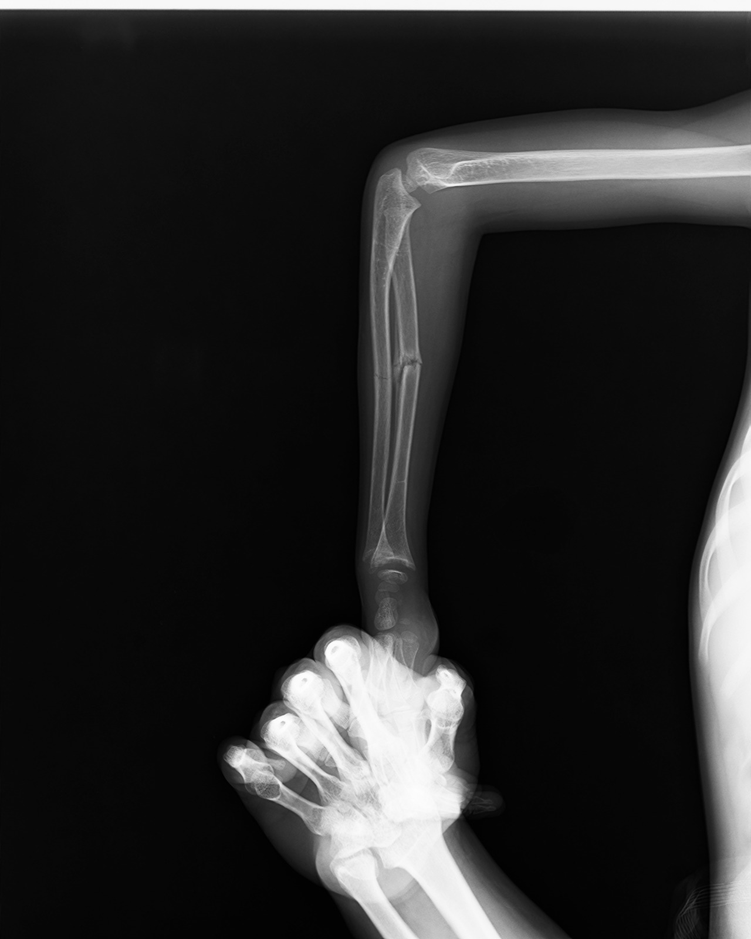
#> input picture ID003-xray_analysis/images/00_original.png, 751 x 939 px, shrunk from 1280 x 1600 before the run, found by its file name
$ python 01_enhance.py
#> lines starting #> are read from the running program, lines starting #| are printed output that depends on the picture
"""Analysis 1: Image enhancement — CLAHE and gamma correction."""
import random
import numpy as np
from PIL import Image
import matplotlib
matplotlib.use('Agg')
import matplotlib.pyplot as plt
import cv2
from skimage import exposure

random.seed(42)
np.random.seed(42)

import os
base = os.path.dirname(os.path.dirname(os.path.abspath(__file__)))
img_path = os.path.join(base, 'images', '00_original.png')
img_out = os.path.join(base, 'images')
meas_out = os.path.join(base, 'measurements')

img = Image.open(img_path).convert('L')
arr = np.array(img, dtype=np.float32)

# CLAHE
arr_uint8 = ((arr - arr.min()) / (arr.max() - arr.min()) * 255).astype(np.uint8)
clahe = cv2.createCLAHE(clipLimit=3.0, tileGridSize=(8, 8))
clahe_result = clahe.apply(arr_uint8)
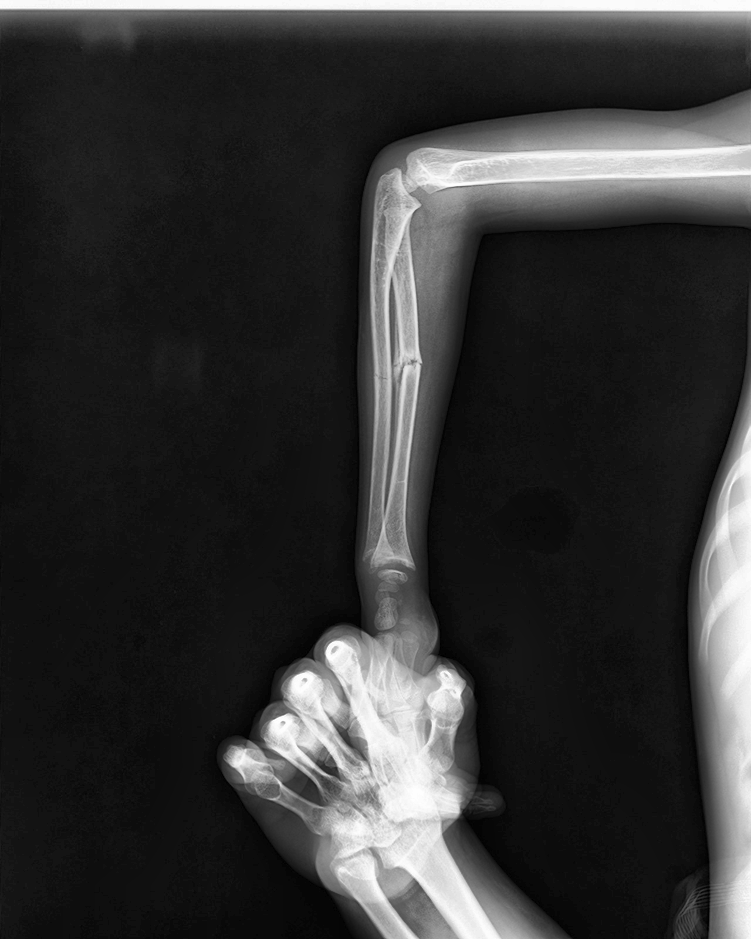
#> clahe_result: shape (939, 751); min 0, max 255, mean 52.5

# Gamma correction (0.5 — brighten)
gamma_arr = 255 * np.power(arr_uint8 / 255.0, 1.0 / 0.5)
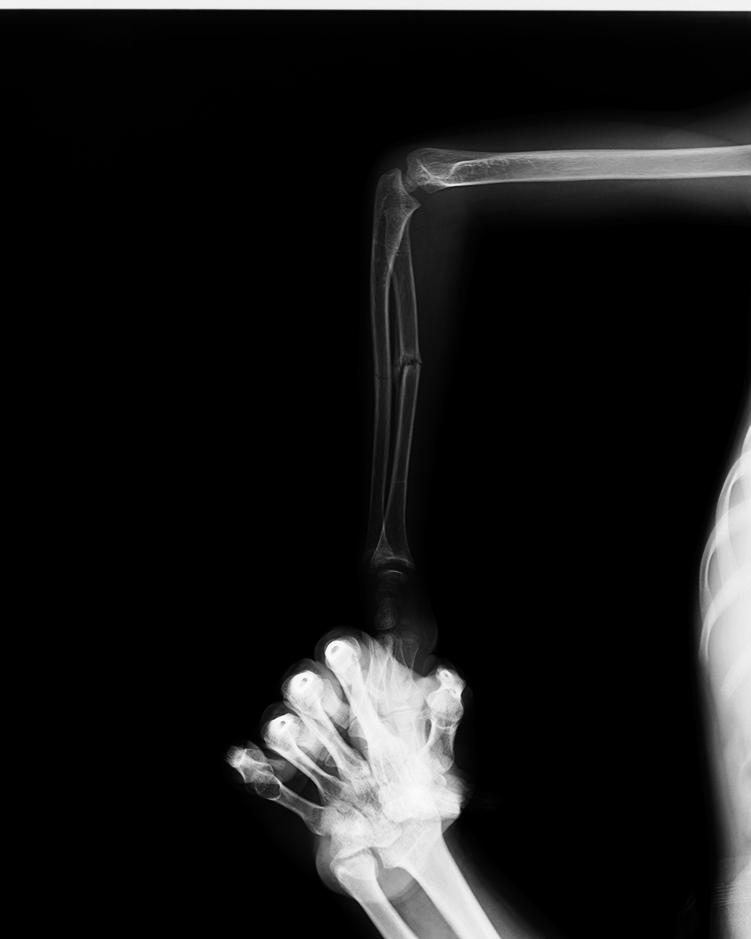
#> gamma_arr: shape (939, 751) float64; min 0, max 255, mean 25
gamma_arr = gamma_arr.astype(np.uint8)

# Histogram equalization
hist_eq = cv2.equalizeHist(arr_uint8)
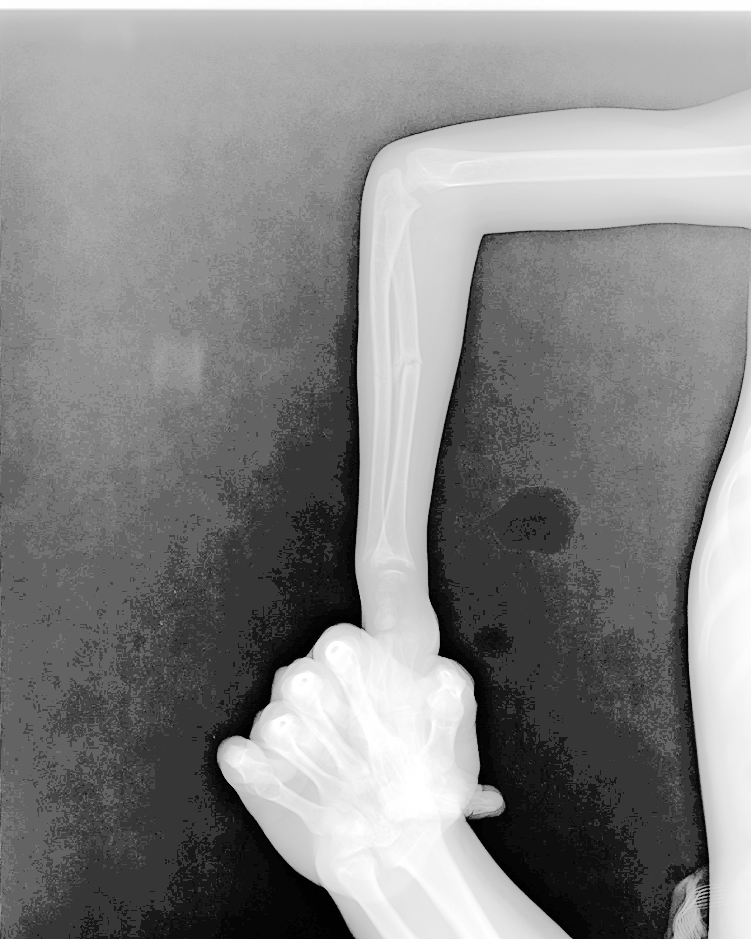
#> hist_eq: shape (939, 751); min 0, max 255, mean 133.6

# Save enhanced images
plt.figure(figsize=(20, 5))

plt.subplot(1, 4, 1)
plt.imshow(arr_uint8, cmap='gray')
plt.title('Original (normalized)')
plt.axis('off')

plt.subplot(1, 4, 2)
plt.imshow(clahe_result, cmap='gray')
plt.title('CLAHE (clip=3, 8x8)')
plt.axis('off')

plt.subplot(1, 4, 3)
plt.imshow(gamma_arr, cmap='gray')
plt.title('Gamma 0.5 (brighten)')
plt.axis('off')

plt.subplot(1, 4, 4)
plt.imshow(hist_eq, cmap='gray')
plt.title('Global histogram equalization')
plt.axis('off')

plt.tight_layout()
plt.savefig(os.path.join(img_out, '01_enhanced_composite.png'), dpi=150)
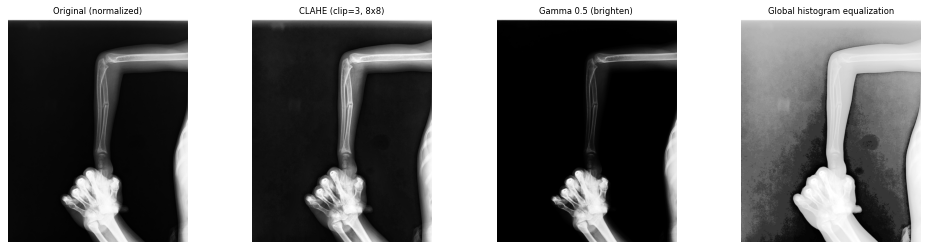
#> figure drawn by matplotlib, 4 panels
plt.close()

# Save individual enhanced images
Image.fromarray(clahe_result).save(os.path.join(img_out, '02_clahe.png'))
Image.fromarray(gamma_arr).save(os.path.join(img_out, '03_gamma05.png'))
Image.fromarray(hist_eq).save(os.path.join(img_out, '04_histeq.png'))

# Save basic measurements
stats = {
    "original_shape": list(arr.shape),
    "original_min": float(arr.min()),
    "original_max": float(arr.max()),
    "original_mean": float(arr.mean()),
    "original_std": float(arr.std()),
    "clahe_mean": float(clahe_result.mean()),
    "clahe_std": float(clahe_result.std()),
    "gamma_mean": float(gamma_arr.mean()),
    "gamma_std": float(gamma_arr.std()),
    "histeq_mean": float(hist_eq.mean()),
    "histeq_std": float(hist_eq.std()),
}

import json
with open(os.path.join(meas_out, '01_image_statistics.json'), 'w') as f:
    json.dump(stats, f, indent=2)
